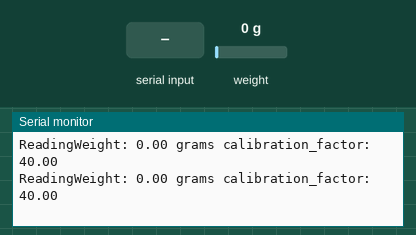
Recording of a sketch running on a simulated Arduino Uno, built with avr-gcc and run on an emulated ATmega328P. On the bench: the last lines printed to the serial monitor. Inputs (shaded band) come from the test bench; at power-on: weight on the scale 0 g.

Above: at 3.3 s.
3.4 s: weight on the scale set to 100 g
At 3.51 s:
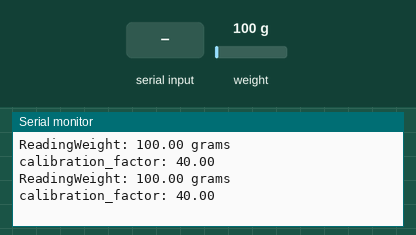
6.4 s: "+" received over Serial
At 6.55 s:
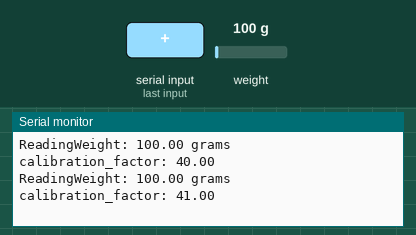
9.4 s: weight on the scale set to 1250 g
At 9.49 s:
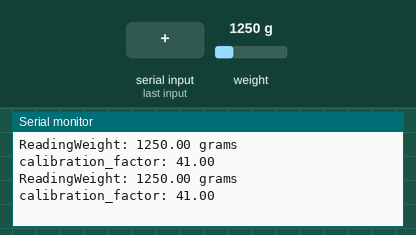
12.4 s: "a" received over Serial
At 12.53 s:
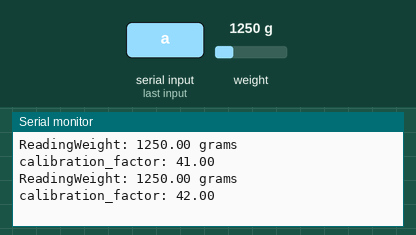
Timing chart, 0 to 14.9 s (numbered marks = the images above; inputs shaded):
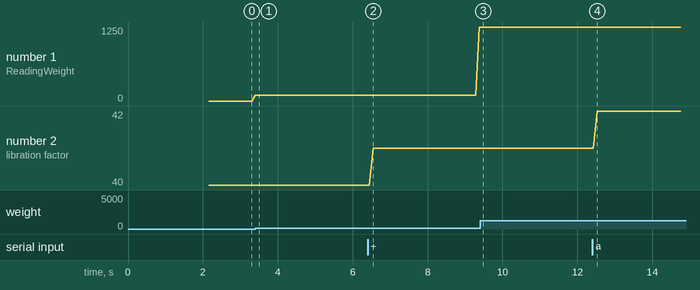

Measured:
- after the input at 3.4 s, the serial monitor: prints a new line at once (image 1)
- after the input at 6.4 s, the serial monitor: prints a new line after 0.14 s (image 2)
- after the input at 9.4 s, the serial monitor: prints a new line after 0.09 s (image 3)
- after the input at 12.4 s, the serial monitor: prints a new line after 0.13 s (image 4)
- plotted number 1: 0 → 100 after the input at 3.4 s, 100 → 1250 after the input at 6.4 s
- plotted number 2: 40 → 41 after the input at 6.4 s, 41 → 42 after the input at 12.4 s

The sketch:

Calibration.ino
```cpp
#include "HX711.h"
const int LOADCELL_DOUT_PIN = 6;
const int LOADCELL_SCK_PIN = 5;
HX711 scale;
float calibration_factor = 40; // this calibration factor must be adjusted according to your load cell
float units;
void setup() {
Serial.begin(9600);
scale.begin(LOADCELL_DOUT_PIN, LOADCELL_SCK_PIN);
Serial.println("HX711 calibration sketch");
Serial.println("Remove all weight from scale");
Serial.println("After readings begin, place known weight on scale");
Serial.println("Press + or a to increase calibration factor");
Serial.println("Press - or z to decrease calibration factor");
scale.set_scale(calibration_factor); //Adjust to this calibration factor
scale.tare(); //Reset the scale to 0
long zero_factor = scale.read_average(); //Get a baseline reading
Serial.print("Zero factor: "); //This can be used to remove the need to tare the scale. Useful in permanent scale projects.
Serial.println(zero_factor);
}
void loop() {
scale.set_scale(calibration_factor);
Serial.print("Reading");
units = scale.get_units(), 5;
if (units < 0)
{
units = 0.00;
}
Serial.print("Weight: ");
Serial.print(units);
Serial.print(" grams");
Serial.print(" calibration_factor: ");
Serial.print(calibration_factor);
Serial.println();
if (Serial.available())
{
char temp = Serial.read();
if (temp == '+' || temp == 'a')
calibration_factor += 1;
else if (temp == '-' || temp == 'z')
calibration_factor -= 1;
}
if (Serial.available())
{
char temp = Serial.read();
if (temp == 't' || temp == 'T')
scale.tare(); //Reset the scale to zero
}
}
```
